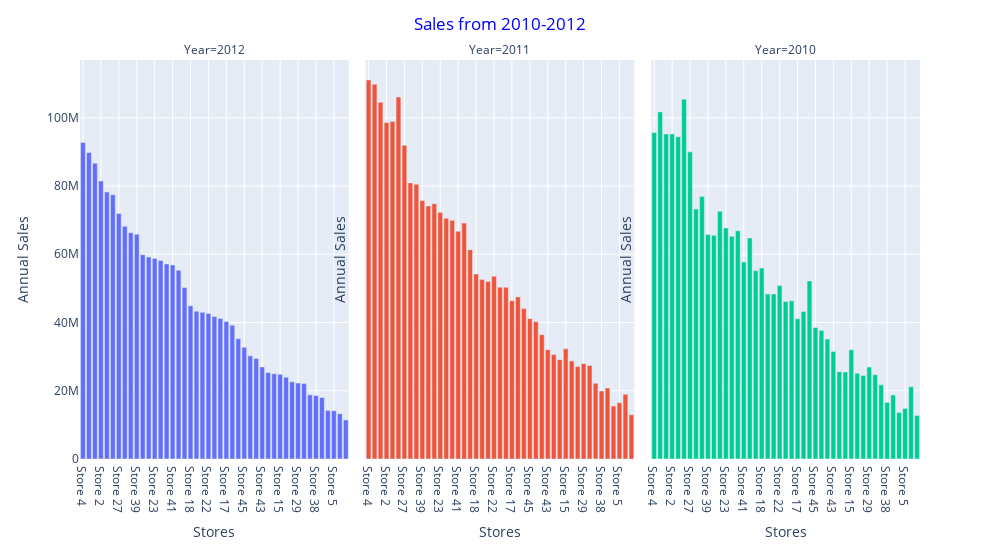

Notebook code cell kept with this figure:
### Code cell
import plotly.express as px
import pandas as pd
fig = px.bar(df1, x = 'Store_Num', y = 'Annual_Sales', color = 'Year', facet_col = 'Year', 
             #facet_row = 'Weather Type', 
             width = 1000, height = 550)

fig.update_layout(title = {"text": "Sales from 2010-2012", "x": 0.5,}, title_font_color = 'blue', showlegend = False,) 
fig.update_xaxes(title_text = "Stores", tickmode = 'auto', showgrid = True, categoryorder = "trace")
fig.update_yaxes(title_text = "Annual Sales", showgrid = True)
fig.show()

### Figure 1 — Plotly figure (JSON) as saved in the notebook; plotly's stock layout.template omitted (floating-point values rounded to 4 significant figures)
{"data": [{"alignmentgroup": "True", "hovertemplate": "Year=2012<br>Store_Num=%{x}<br>Annual_Sales=%{y}<extra></extra>", "legendgroup": "2012", "marker": {"color": "#636efa", "pattern": {"shape": ""}}, "name": "2012", "offsetgroup": "2012", "orientation": "v", "showlegend": true, "textposition": "auto", "type": "bar", "x": ["Store 4", "Store 20", "Store 13", "Store 2", "Store 10", "Store 14", "Store 27", "Store 1", "Store 6", "Store 39", "Store 31", "Store 19", "Store 23", "Store 11", "Store 24", "Store 41", "Store 28", "Store 32", "Store 18", "Store 12", "Store 26", "Store 22", "Store 34", "Store 40", "Store 17", "Store 8", "Store 35", "Store 45", "Store 21", "Store 25", "Store 43", "Store 7", "Store 42", "Store 15", "Store 9", "Store 37", "Store 29", "Store 16", "Store 30", "Store 38", "Store 3", "Store 44", "Store 5", "Store 36", "Store 33"], "xaxis": "x", "y": [92770000.0, 89830000.0, 86710000.0, 81500000.0, 78230000.0, 77440000.0, 71920000.0, 68200000.0, 66315047, 65890000.0, 59880000.0, 59210000.0, 58770000.0, 58180000.0, 57190000.0, 56890000.0, 55330000.0, 50281116, 44920000.0, 43330000.0, 42980000.0, 42660000.0, 41740000.0, 41170000.0, 40290000.0, 39230000.0, 35240000.0, 32720000.0, 30250000.0, 29490000.0, 26980000.0, 25370000.0, 24950000.0, 24830000.0, 23970000.0, 22610000.0, 22240000.0, 22100000.0, 18800000.0, 18630000.0, 18020000.0, 14190000.0, 14170000.0, 13290000.0, 11440000.0], "yaxis": "y"}, {"alignmentgroup": "True", "hovertemplate": "Year=2011<br>Store_Num=%{x}<br>Annual_Sales=%{y}<extra></extra>", "legendgroup": "2011", "marker": {"color": "#EF553B", "pattern": {"shape": ""}}, "name": "2011", "offsetgroup": "2011", "orientation": "v", "showlegend": true, "textposition": "auto", "type": "bar", "x": ["Store 4", "Store 20", "Store 14", "Store 13", "Store 10", "Store 2", "Store 27", "Store 1", "Store 6", "Store 39", "Store 19", "Store 31", "Store 23", "Store 11", "Store 24", "Store 28", "Store 41", "Store 32", "Store 18", "Store 22", "Store 12", "Store 26", "Store 34", "Store 40", "Store 8", "Store 17", "Store 35", "Store 45", "Store 21", "Store 25", "Store 15", "Store 43", "Store 7", "Store 42", "Store 9", "Store 29", "Store 16", "Store 37", "Store 30", "Store 3", "Store 38", "Store 36", "Store 5", "Store 44", "Store 33"], "xaxis": "x2", "y": [111100000.0, 109800000.0, 106100000.0, 104500000.0, 98920000.0, 98610000.0, 91920000.0, 80920000.0, 80530000.0, 75780000.0, 74840000.0, 74170000.0, 72270000.0, 70520000.0, 69940000.0, 69160000.0, 66720000.0, 61350000.0, 54220000.0, 53550000.0, 52580000.0, 52050000.0, 50360000.0, 50340000.0, 47510000.0, 46390000.0, 44090000.0, 41140000.0, 40230000.0, 36430000.0, 32280000.0, 32050000.0, 30660000.0, 29120000.0, 28690000.0, 27950000.0, 27420000.0, 27080000.0, 22180000.0, 20820000.0, 19940000.0, 18970000.0, 16470820, 15500000.0, 12960000.0], "yaxis": "y2"}, {"alignmentgroup": "True", "hovertemplate": "Year=2010<br>Store_Num=%{x}<br>Annual_Sales=%{y}<extra></extra>", "legendgroup": "2010", "marker": {"color": "#00cc96", "pattern": {"shape": ""}}, "name": "2010", "offsetgroup": "2010", "orientation": "v", "showlegend": true, "textposition": "auto", "type": "bar", "x": ["Store 14", "Store 20", "Store 4", "Store 2", "Store 13", "Store 10", "Store 27", "Store 6", "Store 1", "Store 19", "Store 23", "Store 24", "Store 39", "Store 31", "Store 11", "Store 28", "Store 41", "Store 18", "Store 32", "Store 35", "Store 22", "Store 26", "Store 12", "Store 40", "Store 34", "Store 8", "Store 17", "Store 45", "Store 21", "Store 25", "Store 15", "Store 43", "Store 29", "Store 7", "Store 42", "Store 9", "Store 16", "Store 37", "Store 30", "Store 36", "Store 3", "Store 38", "Store 5", "Store 44", "Store 33"], "xaxis": "x3", "y": [105500000.0, 101700000.0, 95680000.0, 95280000.0, 95270000.0, 94470000.0, 90010000.0, 76910000.0, 73278832, 72580000.0, 67710000.0, 66890000.0, 65780000.0, 65560000.0, 65260000.0, 64780000.0, 57740000.0, 55980000.0, 55190000.0, 52200000.0, 50870000.0, 48390000.0, 48370000.0, 46360000.0, 46150000.0, 43200000.0, 41100000.0, 38540000.0, 37630000.0, 35140000.0, 32020000.0, 31540000.0, 26950000.0, 25570000.0, 25500000.0, 25130000.0, 24730000.0, 24510000.0, 21740000.0, 21150000.0, 18745419, 16590000.0, 14840000.0, 13610000.0, 12770000.0], "yaxis": "y3"}], "layout": {"annotations": [{"font": {}, "showarrow": false, "text": "Year=2012", "x": 0.16, "xanchor": "center", "xref": "paper", "y": 1, "yanchor": "bottom", "yref": "paper"}, {"font": {}, "showarrow": false, "text": "Year=2011", "x": 0.5, "xanchor": "center", "xref": "paper", "y": 1, "yanchor": "bottom", "yref": "paper"}, {"font": {}, "showarrow": false, "text": "Year=2010", "x": 0.84, "xanchor": "center", "xref": "paper", "y": 1, "yanchor": "bottom", "yref": "paper"}], "barmode": "relative", "height": 550, "legend": {"title": {"text": "Year"}, "tracegroupgap": 0}, "margin": {"t": 60}, "showlegend": false, "title": {"font": {"color": "blue"}, "text": "Sales from 2010-2012", "x": 0.5}, "width": 1000, "xaxis": {"anchor": "y", "categoryorder": "trace", "domain": [0, 0.32], "showgrid": true, "tickmode": "auto", "title": {"text": "Stores"}}, "xaxis2": {"anchor": "y2", "categoryorder": "trace", "domain": [0.34, 0.66], "matches": "x", "showgrid": true, "tickmode": "auto", "title": {"text": "Stores"}}, "xaxis3": {"anchor": "y3", "categoryorder": "trace", "domain": [0.68, 1.0], "matches": "x", "showgrid": true, "tickmode": "auto", "title": {"text": "Stores"}}, "yaxis": {"anchor": "x", "domain": [0, 1], "showgrid": true, "title": {"text": "Annual Sales"}}, "yaxis2": {"anchor": "x2", "domain": [0, 1], "matches": "y", "showgrid": true, "showticklabels": false, "title": {"text": "Annual Sales"}}, "yaxis3": {"anchor": "x3", "domain": [0, 1], "matches": "y", "showgrid": true, "showticklabels": false, "title": {"text": "Annual Sales"}}}}
